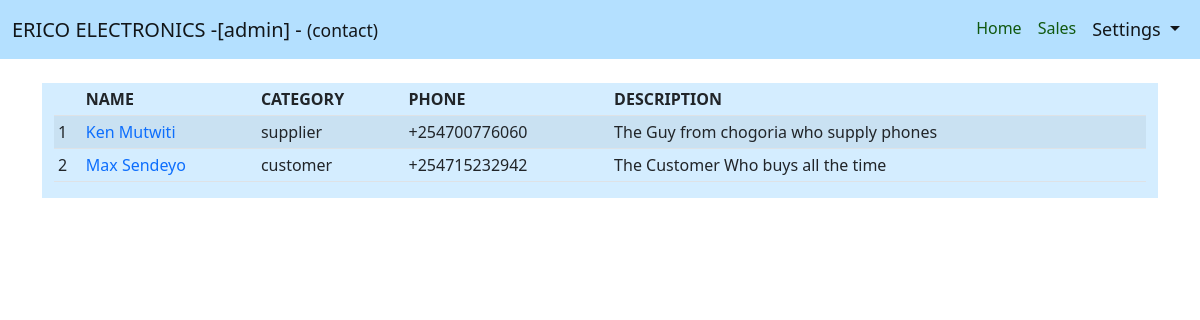
The app's page /contacts/ (signed in), older data.
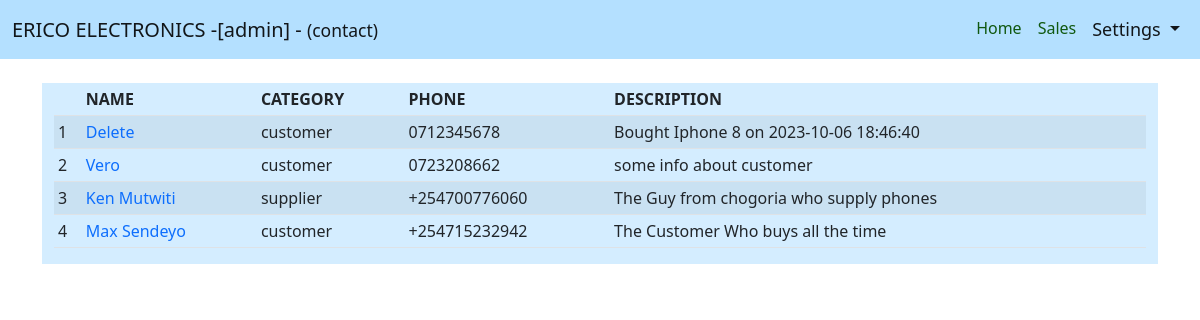
The same page, newer data.
### users/models.py (models this page shows, shortened)
class Contact(models.Model):
    CATEGORY_CHOICES = [
        ("customer", "Customer"),
        ("supplier", "Supplier")
    ]
    name = models.CharField(max_length=300)
    category = models.CharField(max_length=20, choices=CATEGORY_CHOICES)
    phone = models.CharField(max_length=13, unique=True)
    description = models.TextField(null=True, blank=True)

### website/views.py (the view)
# urls.py: path("contacts/", views.contact, name="contacts-page"),
@login_required
def contact(request):
    context = {
        "tab":"settings",
        "subtab":"contact",
        "contacts": Contact.objects.all().order_by("-id")
    }
    return render(request, "website/contacts.html", context)

### website/templates/website/contacts.html
{% extends 'website/extends/structure.html' %}
{% block structure %}
{% if contacts %}
<div class="contact row m-auto mt-4">
    <div class="col phone">
        <table class="table table-sm table-striped table-hover table-responsive">
            <thead>
                <tr>
                    <th></th>
                    <th>NAME</th>
                    <th>CATEGORY</th>
                    <th>PHONE</th>
                    <th>DESCRIPTION</th>
                </tr>
            </thead>
            <tbody>
                {% for contact in contacts %}
                <tr>
                    <td>{{ forloop.counter }}</td>
                    <td><a href="{% url 'contact-details' contact.id %}" class="text-decoration-none">{{ contact.name }}</a></td>
                    <td>{{ contact.category }}</td>
                    <td>{{ contact.phone }}</td>
                    <td>{{ contact.description }}</td>
                </tr>
                {% endfor %}
            </tbody>
        </table>
    </div>
</div>
{% else %}
    <center>No Contacts Available</center>
{% endif %}
{% endblock structure %}

Row changes from the older to the newer data that the page shows:
added Contact: name "Delete", category "customer", phone "0712345678", description "Bought Iphone 8 on 2023-10-06 18:46:40"
added Contact: name "Vero", category "customer", phone "0723208662", description "some info about customer"
